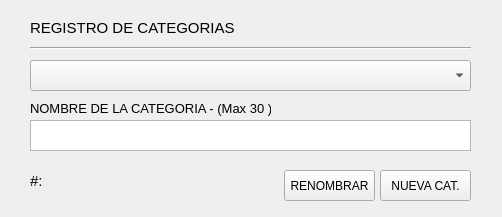
<?xml version="1.0" encoding="UTF-8"?>
<ui version="4.0">
 <class>Ventana</class>
 <widget class="QWidget" name="Ventana">
  <property name="geometry">
   <rect>
    <x>0</x>
    <y>0</y>
    <width>502</width>
    <height>217</height>
   </rect>
  </property>
  <property name="font">
   <font>
    <family>Arial</family>
    <pointsize>11</pointsize>
   </font>
  </property>
  <property name="windowTitle">
   <string>Form</string>
  </property>
  <widget class="QPushButton" name="Button_Renombrar">
   <property name="geometry">
    <rect>
     <x>284</x>
     <y>170</y>
     <width>91</width>
     <height>31</height>
    </rect>
   </property>
   <property name="font">
    <font>
     <family>Arial</family>
     <pointsize>9</pointsize>
    </font>
   </property>
   <property name="text">
    <string>RENOMBRAR</string>
   </property>
  </widget>
  <widget class="QPushButton" name="Button_Nueva_Categoria">
   <property name="geometry">
    <rect>
     <x>380</x>
     <y>170</y>
     <width>91</width>
     <height>31</height>
    </rect>
   </property>
   <property name="font">
    <font>
     <family>Arial</family>
     <pointsize>9</pointsize>
    </font>
   </property>
   <property name="text">
    <string>NUEVA CAT.</string>
   </property>
  </widget>
  <widget class="QTextEdit" name="Entrada_Nombre_Categoria">
   <property name="geometry">
    <rect>
     <x>30</x>
     <y>120</y>
     <width>441</width>
     <height>31</height>
    </rect>
   </property>
  </widget>
  <widget class="QComboBox" name="Button_Select_Categoria">
   <property name="geometry">
    <rect>
     <x>30</x>
     <y>60</y>
     <width>441</width>
     <height>31</height>
    </rect>
   </property>
  </widget>
  <widget class="QLabel" name="label_10">
   <property name="geometry">
    <rect>
     <x>30</x>
     <y>100</y>
     <width>241</width>
     <height>16</height>
    </rect>
   </property>
   <property name="font">
    <font>
     <family>Arial</family>
     <pointsize>10</pointsize>
    </font>
   </property>
   <property name="text">
    <string>NOMBRE DE LA CATEGORIA - (Max 30 )</string>
   </property>
  </widget>
  <widget class="QLabel" name="label">
   <property name="geometry">
    <rect>
     <x>30</x>
     <y>20</y>
     <width>221</width>
     <height>16</height>
    </rect>
   </property>
   <property name="font">
    <font>
     <family>Arial</family>
     <pointsize>11</pointsize>
    </font>
   </property>
   <property name="text">
    <string>REGISTRO DE CATEGORIAS</string>
   </property>
  </widget>
  <widget class="Line" name="line">
   <property name="geometry">
    <rect>
     <x>30</x>
     <y>40</y>
     <width>441</width>
     <height>16</height>
    </rect>
   </property>
   <property name="orientation">
    <enum>Qt::Horizontal</enum>
   </property>
  </widget>
  <widget class="QLabel" name="label_2">
   <property name="geometry">
    <rect>
     <x>30</x>
     <y>170</y>
     <width>16</width>
     <height>21</height>
    </rect>
   </property>
   <property name="text">
    <string>#:</string>
   </property>
  </widget>
  <widget class="QLabel" name="Label_Estado_Operacion">
   <property name="geometry">
    <rect>
     <x>48</x>
     <y>173</y>
     <width>221</width>
     <height>16</height>
    </rect>
   </property>
   <property name="font">
    <font>
     <family>Arial</family>
     <pointsize>9</pointsize>
    </font>
   </property>
   <property name="text">
    <string/>
   </property>
  </widget>
 </widget>
 <resources/>
 <connections/>
</ui>
